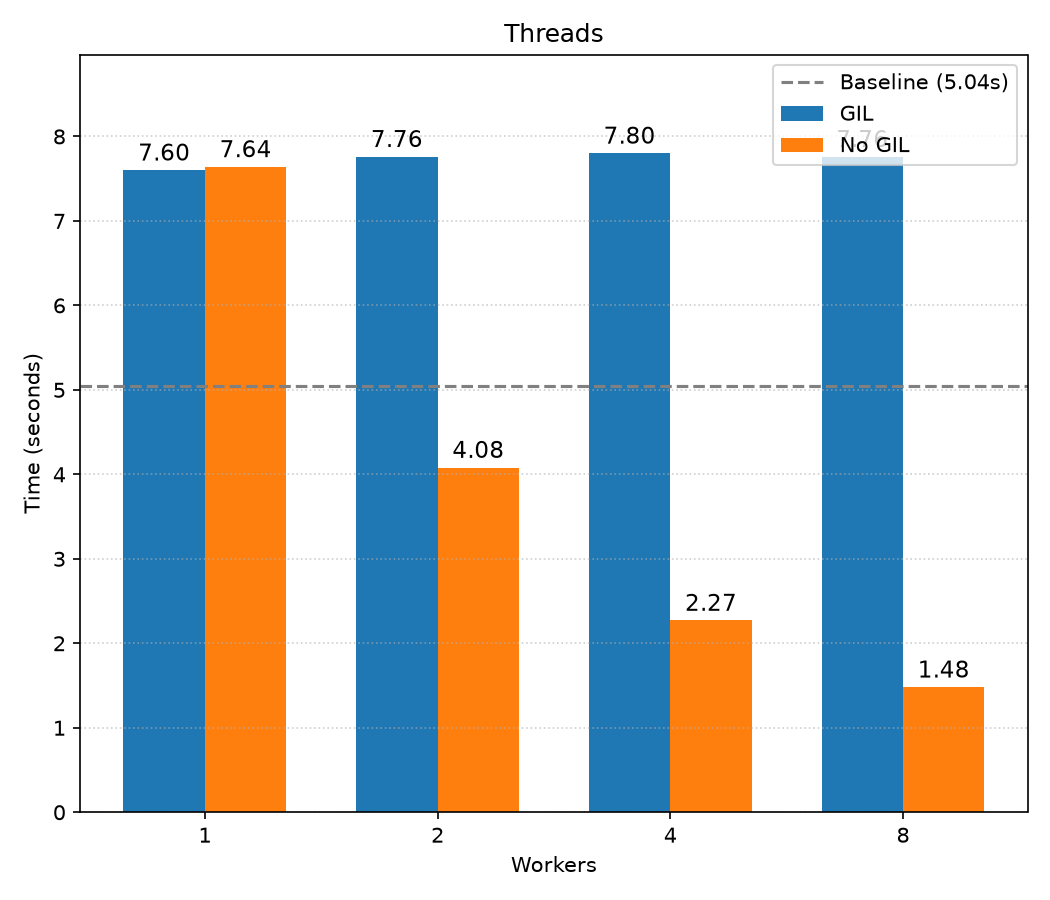

Reproduce this figure in Python.
import matplotlib.pyplot as plt
import numpy as np

workers = [1, 2, 4, 8]
baseline = 5.04

gil = [7.60, 7.76, 7.8, 7.76]
no_gil = [7.64, 4.08, 2.27, 1.48]

x = np.arange(len(workers))
width = 0.35

fig, ax = plt.subplots(figsize=(7, 6))

bars_gil = ax.bar(x - width / 2, gil, width, label="GIL")
bars_nogil = ax.bar(x + width / 2, no_gil, width, label="No GIL")

for bars in (bars_gil, bars_nogil):
    ax.bar_label(bars, fmt="%.2f", padding=2, fontsize=11)

ax.axhline(
    baseline,
    color="gray",
    linestyle="--",
    linewidth=1.5,
    label=f"Baseline ({baseline}s)",
)

ax.set_title("Threads")
ax.set_xlabel("Workers")
ax.set_ylabel("Time (seconds)")
ax.set_xticks(x)
ax.set_xticklabels(workers)
ax.set_ylim(0, max(gil + no_gil) * 1.15)
ax.grid(True, axis="y", linestyle=":", alpha=0.6)
ax.legend()

fig.tight_layout()
plt.savefig("benchmark_threads.png", dpi=150)
